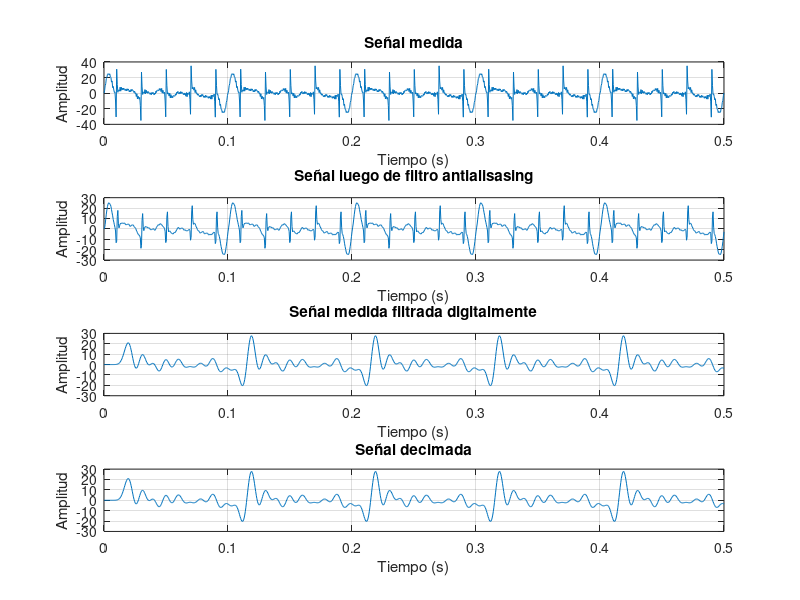
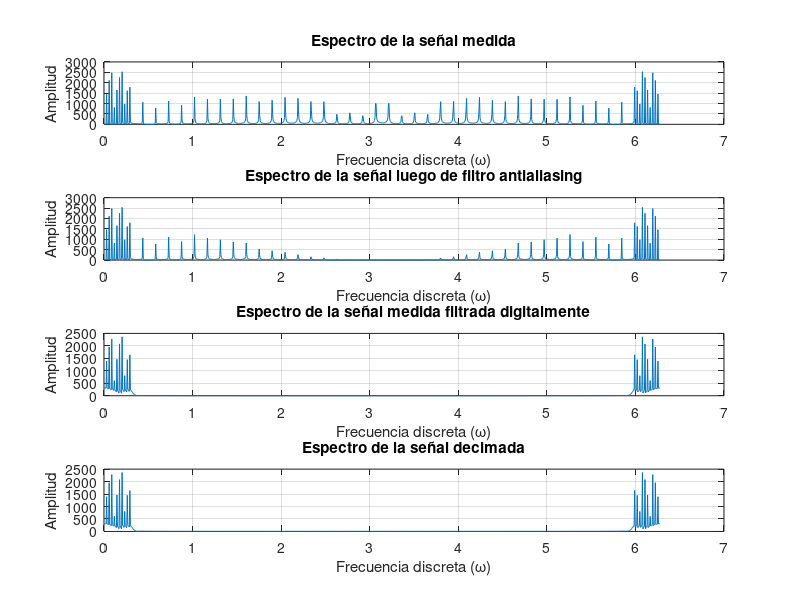
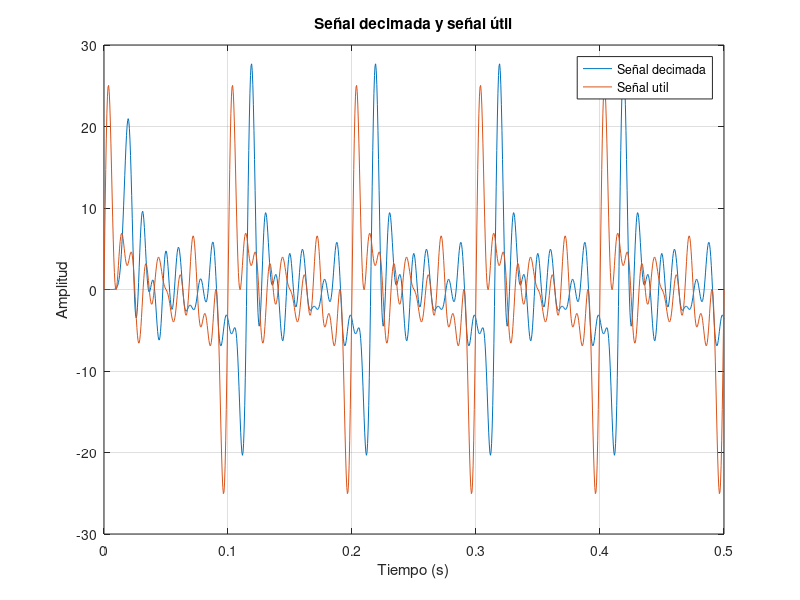

The MATLAB script that drew these images, in order:
% Ejercicio4_Práctico_nuevo
clc; clear; close all;

%%-------------------------SEAÑES Y RUIDO----------------------------------
fn = 100;             % Hz (Límite de la banda de la señal útil)
fm = 2000;            % Hz (frecuencia a los -60 dB mínima atenuación)
fs = fn + fm + 50;         % Hz frecuenca de sampling requerida mínima

tfinal   = 0.5;                % s
t        = 0:1/fs:tfinal;    % Vector de tiempo
len      = length(t);
x_signal = zeros(size(t));   % Señal útil

for f_util   = 10:10:100 % Vector de f útiles a intervalos de 10 Hz
    %(10, 20, 30, 40, 50, 60, 70, 80, 90, 100 Hz)
    % Suma de senos com amplitudes aleatorias entre 1 y 5
    x_signal = x_signal + (rand(1)*4 + 1)*sin(2*pi*f_util*t);
end

x_noise = zeros(size(t));   % Señal CON RUIDO
for f_util = 200:100:2000    % Vector de f de ruido a intervalos de 50 Hz
    %(150, 200, 250, 300, 350, 400... Hz)
    % Suma de senos com amplitudes aleatorias entre 1 y 3
    x_noise = x_noise + (rand(1)*2 + 1)*sin(2*pi*f_util*t);
end

x_sampled = x_signal + x_noise;    % Señal medida: RUIDO + SEÑAL
delta_om  = 2*pi/len;

% Graficar la señal medida
%{
figure(1);
subplot(3, 1, 1);
plot(t, x_sampled);
title('Señal medida');
xlabel('Tiempo (s)');
ylabel('Amplitud');
grid on;

% Graficar la señal útil
subplot(3, 1, 2);
plot(t, x_signal);
title('Señal útil');
xlabel('Tiempo (s)');
ylabel('Amplitud');
grid on;

% Grafica del espectro de frecuencia de la señal sampleada
subplot(3, 1, 3);
plot(0:delta_om:2*pi-delta_om, abs(fft(x_sampled)));
title('Espectro de la señal sampleada');
xlabel('Frecuencia discreta(\omega)');
ylabel('Amplitud');
grid on;
%}


%%---------------CARACTERÍSTICAS DEL FILTRO--------------------------------
% Primero aplico un filtro suave de 2 orden de butterwords
N_antialiasing  = 2;                                   % Orden del filtro
fc              = 500;                                 % Frecuencia de corte
[b_ant, a_ant]  = butter(N_antialiasing, fc/(fs/2));   % Filtro de orden N
x_antialiasing  = filter(b_ant, a_ant, x_sampled);     % filtro antialiasing

%{
figure(2);
grid on;
subplot(4, 1, 1); % Gráfica de la respuesta en frecuencia del filtro
freqz(b_ant, a_ant);
title("Filtro Antialiasing");

subplot(4, 1, 3);
plot(t, x_antialiasing);
title('Señal medida filtrada');
xlabel('Tiempo (s)');
ylabel('Amplitud');
grid on;

subplot(4, 1, 4);
plot(0:delta_om:2*pi-delta_om, abs(fft(x_antialiasing)));
title('Espectro de la señal sampleada luego de filtro antialiasing');
xlabel('Frecuencia discreta (\omega)');
ylabel('Amplitud');
grid on;
%}

%%-----------------FILTRO PASABAJOS ABRUPTO-------------------------------
N_digital               = 15;                             % Orden del filtro
fc                      = fn + 10;                         % Frecuencia de corte
[b_digital, a_digital]  = butter(N_digital, fc/(fs/2));   % Filtro de orden N
x_filter_digital        = filter(b_digital, a_digital, x_antialiasing); % filtro digital

% Gráfica de la resulta del filtro
%{
figure(3);
subplot(4, 1, 1); % Gráfica de la respuesta en frecuencia del filtro
grid on;
freqz(b_digital, a_digital);
title("Filtro Digital");

subplot(4, 1, 3);
grid on;
plot(t, x_filter_digital);
title('Señal medida filtrada');
xlabel('Tiempo (s)');
ylabel('Amplitud');

subplot(4, 1, 4);
plot(0:delta_om:2*pi-delta_om, abs(fft(x_filter_digital)));
title('Espectro de la señal filtrada digitalmente');
xlabel('Frecuencia discreta (\omega)');
ylabel('Amplitud');
grid on;
%}

%%------------------------DECIMACIÓN----------------------------------------
% redondeo al entero mas pequeño de fs/(2fn)
M_orig       = floor(fs/(2*fn));          % Factor de decimación
M            = 1;                  % Decimación menos brusca
f_decim      = fs/M;                      % Frecuencia decimación
x_decim      = x_filter_digital(1:M:end); % Decimación de la señal
t_decim      = t(1:M:end);                % Vector de tiempo decimado
delta_om_decim = 2*pi/length(x_decim);

% Graficar la señal decimada
%{
figure(4);
subplot(2, 1, 1);
plot(t_decim, x_decim);
title('Señal decimada');
xlabel('Tiempo (s)');
ylabel('Amplitud');
grid on;
subplot(2, 1, 2);
plot(0:delta_om_decim:2*pi-delta_om_decim, abs(fft(x_decim)));
title('Espectro de la señal decimada');
xlabel('Frecuencia discreta (\omega)');
ylabel('Amplitud');
grid on;
%}

%%-------------------COMPARACIÓN FINAL--------------------
figure(5);
% En un subplot, la x_sampled, x_antialiasing, x_filter_digital y x_decim
subplot(4, 1, 1);
plot(t, x_sampled);
title('Señal medida');
xlabel('Tiempo (s)');
ylabel('Amplitud');
grid on;
subplot(4, 1, 2);
plot(t, x_antialiasing);
title('Señal luego de filtro antialisasing');
xlabel('Tiempo (s)');
ylabel('Amplitud');
grid on;
subplot(4, 1, 3);
plot(t, x_filter_digital);
title('Señal medida filtrada digitalmente');
xlabel('Tiempo (s)');
ylabel('Amplitud');
grid on;
subplot(4, 1, 4);
plot(t_decim, x_decim);
title('Señal decimada');
xlabel('Tiempo (s)');
ylabel('Amplitud');
grid on;
% En otro subplot, el espectro de la señal medida, filtrada, digitalmente
% filtrada y decimada
figure(6);
subplot(4, 1, 1);
plot(0:delta_om:2*pi-delta_om, abs(fft(x_sampled)));
title('Espectro de la señal medida');
xlabel('Frecuencia discreta (\omega)');
ylabel('Amplitud');
grid on;
subplot(4, 1, 2);
plot(0:delta_om:2*pi-delta_om, abs(fft(x_antialiasing)));
title('Espectro de la señal luego de filtro antialiasing');
xlabel('Frecuencia discreta (\omega)');
ylabel('Amplitud');
grid on;
subplot(4, 1, 3);
plot(0:delta_om:2*pi-delta_om, abs(fft(x_filter_digital)));
title('Espectro de la señal medida filtrada digitalmente');
xlabel('Frecuencia discreta (\omega)');
ylabel('Amplitud');
grid on;
subplot(4, 1, 4);
plot(0:delta_om_decim:2*pi-delta_om_decim, abs(fft(x_decim)));
title('Espectro de la señal decimada');
xlabel('Frecuencia discreta (\omega)');
ylabel('Amplitud');
grid on;

% En otro plot superponer x_sampled, x_signal, x_decim;
figure(7);
%plot(t, x_sampled);
%hold on;
plot(t_decim, x_decim);
hold on;
plot(t, x_signal);
title('Señal decimada y señal útil');
xlabel('Tiempo (s)');
ylabel('Amplitud');
grid on;
legend('Señal decimada', 'Señal util');
